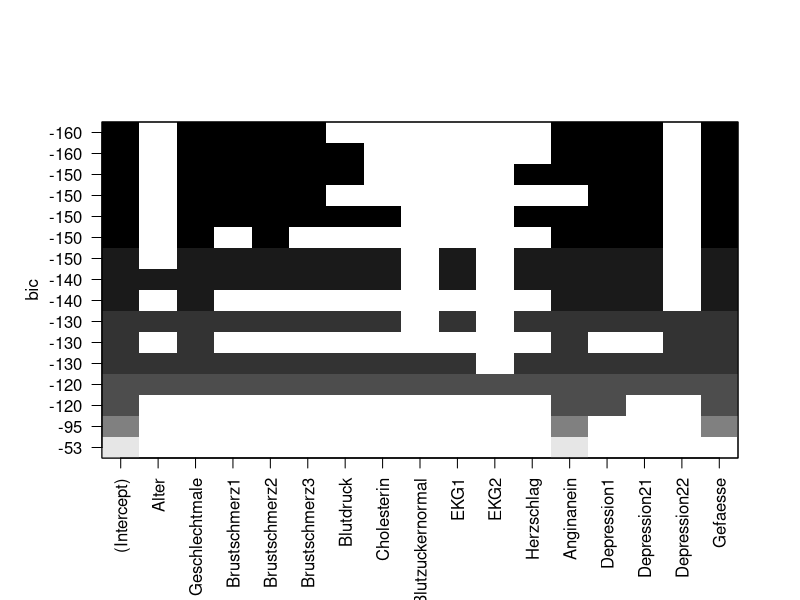
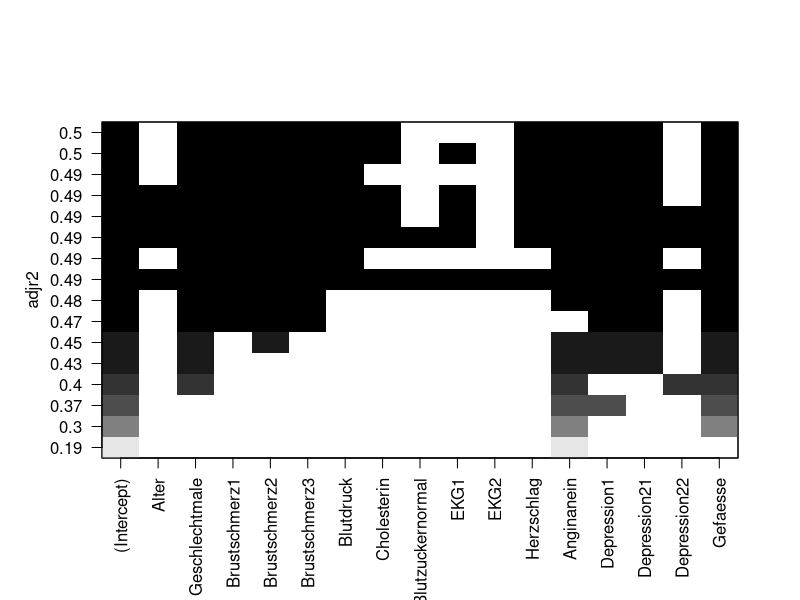

The R source for these figures, in order:
library(MASS)
library(dplyr)
library(leaps)
library(caret)

# Aufgabe 1
dat <- read.csv2("dat/heart.csv", sep=",") %>%
  mutate(Herzkrank = factor(ifelse(Herzkrank == 0, "gesund", "krank")),
         Geschlecht = factor(ifelse(Geschlecht == 0, "female", "male")),
         Brustschmerz = factor(Brustschmerz),
         Blutzucker = factor(ifelse(Blutzucker == 1, "erhoeht", "normal")),
         EKG = factor(EKG),
         Angina = factor(ifelse(Angina == 1, "ja", "nein")),
         Depression1 = as.numeric(Depression1),
         Depression2 = factor(Depression2)) %>%
  dplyr::select(-Thal)

best_sub <- regsubsets(Herzkrank ~ ., data = dat, nvmax = 16)
summary(best_sub)

plot(best_sub, scale="bic")
plot(best_sub, scale="adjr2")

sum_best_sub <- summary(best_sub)

good_fit <- glm(Herzkrank ~ Geschlecht + Brustschmerz + Blutdruck + Cholesterin + Herzschlag+
      Angina + Depression1 + Depression2 + Gefaesse, data = dat, family = binomial())
summary(good_fit)



nullmodl <- glm(Herzkrank ~ 1, data = dat, family = binomial())

stepAIC(nullmodl, direction = "forward",
        scope = list(lower=Herzkrank ~ 1,
                     upper=Herzkrank ~ Alter + Geschlecht + Brustschmerz + Blutdruck + Cholesterin + Blutzucker + EKG + Herzschlag + Angina + Depression1 + Depression2 + Gefaesse + Herzkrank))


fullmodl <- glm(Herzkrank ~ Alter + Geschlecht + Brustschmerz + Blutdruck + Cholesterin + Blutzucker + EKG + Herzschlag + Angina + Depression1 + Depression2 + Gefaesse, data = dat, family = binomial())

stepAIC(fullmodl, direction = "backward",
        scope = list(lower=Herzkrank ~ 1,
                     upper=Herzkrank ~ Alter + Geschlecht + Brustschmerz + Blutdruck + Cholesterin + Blutzucker + EKG + Herzschlag + Angina + Depression1 + Depression2 + Gefaesse + Herzkrank))



startmodl <- glm(Herzkrank ~ Alter + Geschlecht + Brustschmerz + Blutdruck + Cholesterin, data = dat, family = binomial())

stepAIC(startmodl, direction = "both",
        scope = list(lower=Herzkrank ~ 1,
                     upper=Herzkrank ~ Alter + Geschlecht + Brustschmerz + Blutdruck + Cholesterin + Blutzucker + EKG + Herzschlag + Angina + Depression1 + Depression2 + Gefaesse + Herzkrank))
